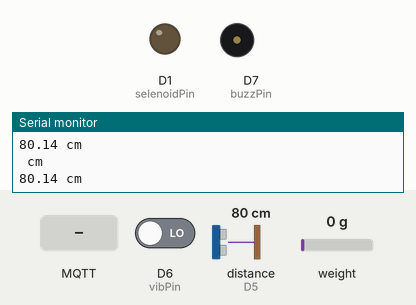
Recording of a sketch running on a simulated ESP8266 (NodeMCU). Parts: output pins drawn as LEDs (lit = HIGH), buzzer (waves = sounding, pin HIGH), the last lines printed to the serial monitor. Wiring (inferred from the names in the program): ultrasonic range finder: trigger D4; echo D5. The inputs (shaded band) are chosen by the test bench; at power-on: distance to the obstacle (sensor on D5) 80 cm, D6 (vibPin) LOW, weight on the scale 0 g. The echo pulse lasts 58.3 µs per cm; WiFi joins after 1.5 s; servers stay silent unless stated; random numbers use the default seed unless the sketch sets one; no MQTT or app messages arrive unless stated; pins used as bus, display or sensor lines are not drawn.

Above: at 3.7 s.
3.8 s: MQTT message "1" arrives on the first subscribed topic
At 6.0 s:
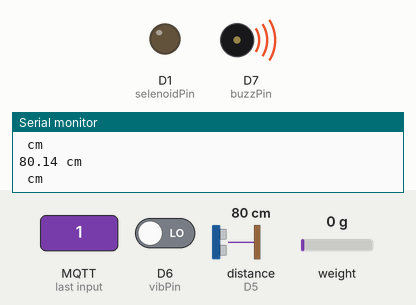
7.9 s: MQTT message "0" arrives on the first subscribed topic
At 9.9 s:
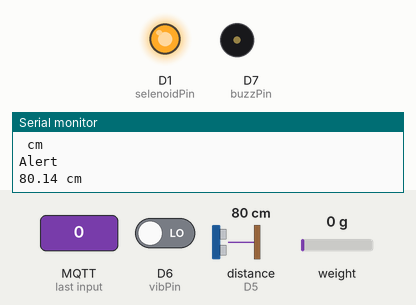
12.0 s: distance to the obstacle (sensor on D5) set to 16 cm
13.6 s: distance to the obstacle (sensor on D5) set to 13 cm
15.1 s: distance to the obstacle (sensor on D5) set to 18 cm
At 17.1 s:
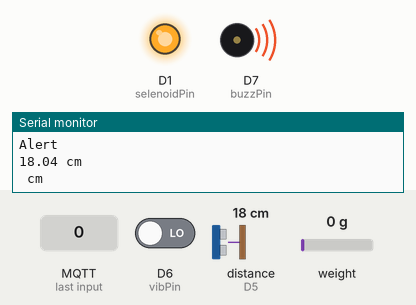
19.2 s: distance to the obstacle (sensor on D5) set to 2 cm
Timing chart, 0 to 22.2 s (numbered marks = the images above; inputs shaded):
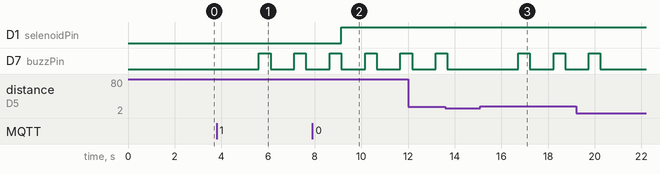

Measured:
- after the input at 3.8 s, D7 (buzzPin): alternates HIGH for 0.50 s and LOW for 1.0 s, starting after 1.8 s
- after the input at 7.9 s, D1 (selenoidPin): LOW → HIGH after 1.2 s
- after the input at 15.1 s, D7 (buzzPin): alternates HIGH for 0.50 s and LOW for 1.0 s, starting after 1.6 s

The sketch:

Smox_Code.ino
```cpp
#include <HX711.h>
#include <ESP8266WiFi.h>
#include <PubSubClient.h>
#define DOUT D2
#define CLK D3
#define TRIGGER_PIN  D4
#define ECHO_PIN     D5
#define vibPin D6
#define buzzPin D7
#define selenoidPin D1
HX711 scale(DOUT,CLK);
const char* ssid = "Esty 1008";
const char* password = "margonda4";
const char* mqtt_server = "ngehubx.online";
const char* topic = "inTopic";

WiFiClient espClient;
PubSubClient client(espClient);
long lastMsg = 0;
char msg[400];
int value = 0;
char message_buff[100];
double berat, beratkurang;
int val;
int nilaiBerat = 0;
String pesan = "";
String msgs="";

void setup_wifi() {

  delay(10);
  Serial.print("Connecting to ");
  Serial.println(ssid);
  WiFi.begin(ssid, password);
  while (WiFi.status() != WL_CONNECTED) {
    delay(500);
    Serial.print(".");
  }

  randomSeed(micros());

  Serial.println("");
  Serial.println("WiFi connected");
  Serial.println("IP address: ");
  Serial.println(WiFi.localIP());
}

void callback(char* topic, byte* payload, unsigned int length) {
    int i = 0;
  for(i=0; i<length; i++) {
    message_buff[i] = payload[i];
  }
  message_buff[i] = '\0';

  String msgString = String(message_buff);
  pesan = msgString;
}

void reconnect() {
  while (!client.connected()) {
    Serial.print("Attempting MQTT connection...");
    String clientId = "ESP8266Client-";
    clientId += String(random(0xffff), HEX);
    if (client.connect(clientId.c_str())) {
      Serial.println("connected");
      client.publish("outTopic", "hello world");
      client.subscribe("coba/kel7");
    } else {
      Serial.print("failed, rc=");
      Serial.print(client.state());
      Serial.println(" try again in 5 seconds");
      delay(5000);
    }
  }
}

void setup() {
  pinMode(BUILTIN_LED, OUTPUT);
  Serial.begin(115200);
  setup_wifi();
  client.setServer(mqtt_server, 1883);
  client.setCallback(callback);
  pinMode(TRIGGER_PIN, OUTPUT);
  pinMode(ECHO_PIN, INPUT);
  pinMode(vibPin, INPUT);
  pinMode(buzzPin,OUTPUT);
  pinMode(selenoidPin, OUTPUT);
  scale.set_scale(2280.f);
  scale.tare();
}
long vibVel = 0;
int check = 0;

void loop() {
 if (!client.connected()) {
    reconnect();
  }
  client.loop();

    long now = millis();
    double duration, distance;
   digitalWrite(TRIGGER_PIN, LOW);
  delayMicroseconds(2);
  digitalWrite(TRIGGER_PIN, HIGH);
  delayMicroseconds(10);
  digitalWrite(TRIGGER_PIN, LOW);
  duration = pulseIn(ECHO_PIN, HIGH);
  distance = (duration/2) / 29.1;
  Serial.print(distance);
  Serial.println(" cm");
    String mss = pesan;
    if(mss=="0"){
      digitalWrite(selenoidPin,HIGH);
    } else if(mss=="1"){
      digitalWrite(selenoidPin,LOW);
      check = 1;
    } else if(mss=="9"){
      berat = scale.get_units() * 1 ;
      nilaiBerat = berat-4;
      scale.power_down();
      delay(50);
      scale.power_up();
      msgs = " Berat sebesar : " ;
      msgs=msgs+nilaiBerat;
    }
    delay(10);
    long vibVal=pulseIn (vibPin, HIGH);
    Serial.println(vibVal +" cm");
    if((vibVal>10000 || distance > 15) && check == 1){
      digitalWrite(buzzPin,HIGH);
      delay(500);
      digitalWrite(buzzPin,LOW);
      msgs = "Alert";
    }
     char message[80];
     msgs.toCharArray(message,80);
     Serial.println(message);
     //publish sensor data to MQTT broker
    client.publish("inTopic", message);
}
```
